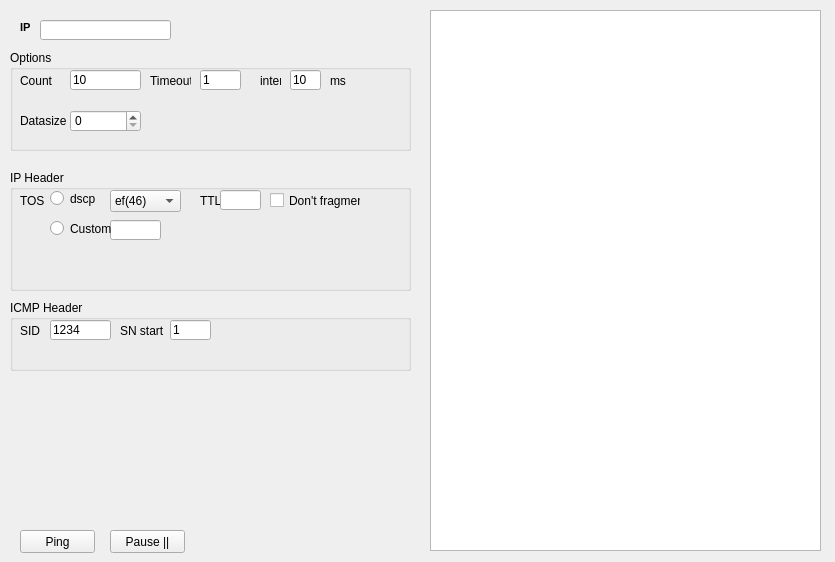
<?xml version="1.0" encoding="UTF-8"?>
<ui version="4.0">
 <class>MainWindow</class>
 <widget class="QMainWindow" name="MainWindow">
  <property name="geometry">
   <rect>
    <x>0</x>
    <y>0</y>
    <width>835</width>
    <height>562</height>
   </rect>
  </property>
  <property name="minimumSize">
   <size>
    <width>835</width>
    <height>562</height>
   </size>
  </property>
  <property name="maximumSize">
   <size>
    <width>835</width>
    <height>562</height>
   </size>
  </property>
  <property name="font">
   <font>
    <weight>50</weight>
    <italic>false</italic>
    <bold>false</bold>
    <underline>false</underline>
   </font>
  </property>
  <property name="windowTitle">
   <string>GEPinger</string>
  </property>
  <widget class="QWidget" name="centralWidget">
   <widget class="QLineEdit" name="ipAddr">
    <property name="geometry">
     <rect>
      <x>40</x>
      <y>20</y>
      <width>131</width>
      <height>20</height>
     </rect>
    </property>
   </widget>
   <widget class="QLabel" name="label">
    <property name="geometry">
     <rect>
      <x>20</x>
      <y>20</y>
      <width>21</width>
      <height>16</height>
     </rect>
    </property>
    <property name="text">
     <string>&lt;!DOCTYPE HTML PUBLIC &quot;-//W3C//DTD HTML 4.0//EN&quot; &quot;http://www.w3.org/TR/REC-html40/strict.dtd&quot;&gt;
&lt;html&gt;&lt;head&gt;&lt;meta name=&quot;qrichtext&quot; content=&quot;1&quot; /&gt;&lt;style type=&quot;text/css&quot;&gt;
p, li { white-space: pre-wrap; }
&lt;/style&gt;&lt;/head&gt;&lt;body style=&quot; font-family:'MS Shell Dlg 2'; font-size:8.25pt; font-weight:400; font-style:normal;&quot;&gt;
&lt;p style=&quot; margin-top:0px; margin-bottom:0px; margin-left:0px; margin-right:0px; -qt-block-indent:0; text-indent:0px;&quot;&gt;&lt;span style=&quot; font-size:8pt; font-weight:600;&quot;&gt;IP&lt;/span&gt;&lt;/p&gt;&lt;/body&gt;&lt;/html&gt;</string>
    </property>
   </widget>
   <widget class="QPushButton" name="ping">
    <property name="geometry">
     <rect>
      <x>20</x>
      <y>530</y>
      <width>75</width>
      <height>23</height>
     </rect>
    </property>
    <property name="text">
     <string>Ping</string>
    </property>
   </widget>
   <widget class="QGroupBox" name="groupBox">
    <property name="geometry">
     <rect>
      <x>10</x>
      <y>170</y>
      <width>401</width>
      <height>121</height>
     </rect>
    </property>
    <property name="title">
     <string>IP Header</string>
    </property>
    <widget class="QLineEdit" name="ipTos">
     <property name="geometry">
      <rect>
       <x>100</x>
       <y>50</y>
       <width>51</width>
       <height>20</height>
      </rect>
     </property>
    </widget>
    <widget class="QLabel" name="label_2">
     <property name="geometry">
      <rect>
       <x>10</x>
       <y>20</y>
       <width>31</width>
       <height>21</height>
      </rect>
     </property>
     <property name="text">
      <string>TOS</string>
     </property>
    </widget>
    <widget class="QLabel" name="label_8">
     <property name="geometry">
      <rect>
       <x>190</x>
       <y>20</y>
       <width>21</width>
       <height>21</height>
      </rect>
     </property>
     <property name="text">
      <string>TTL</string>
     </property>
    </widget>
    <widget class="QLineEdit" name="ipTtl">
     <property name="geometry">
      <rect>
       <x>210</x>
       <y>20</y>
       <width>41</width>
       <height>20</height>
      </rect>
     </property>
    </widget>
    <widget class="QCheckBox" name="checkBox">
     <property name="geometry">
      <rect>
       <x>260</x>
       <y>20</y>
       <width>91</width>
       <height>21</height>
      </rect>
     </property>
     <property name="text">
      <string>Don't fragment</string>
     </property>
    </widget>
    <widget class="QComboBox" name="dscpBox">
     <property name="geometry">
      <rect>
       <x>100</x>
       <y>20</y>
       <width>71</width>
       <height>22</height>
      </rect>
     </property>
     <item>
      <property name="text">
       <string>ef(46)</string>
      </property>
     </item>
     <item>
      <property name="text">
       <string>cs0(0)</string>
      </property>
     </item>
     <item>
      <property name="text">
       <string>cs1(8)</string>
      </property>
     </item>
     <item>
      <property name="text">
       <string>af11(10)</string>
      </property>
     </item>
     <item>
      <property name="text">
       <string>af12(12)</string>
      </property>
     </item>
     <item>
      <property name="text">
       <string>af13(14)</string>
      </property>
     </item>
     <item>
      <property name="text">
       <string>cs2(16)</string>
      </property>
     </item>
     <item>
      <property name="text">
       <string>af21(18)</string>
      </property>
     </item>
     <item>
      <property name="text">
       <string>af22(20)</string>
      </property>
     </item>
     <item>
      <property name="text">
       <string>af23(22)</string>
      </property>
     </item>
     <item>
      <property name="text">
       <string>cs3(24)</string>
      </property>
     </item>
     <item>
      <property name="text">
       <string>af31(26)</string>
      </property>
     </item>
     <item>
      <property name="text">
       <string>af32(28)</string>
      </property>
     </item>
     <item>
      <property name="text">
       <string>af33(30)</string>
      </property>
     </item>
     <item>
      <property name="text">
       <string>cs4(32)</string>
      </property>
     </item>
     <item>
      <property name="text">
       <string>af41(34)</string>
      </property>
     </item>
     <item>
      <property name="text">
       <string>af42(36)</string>
      </property>
     </item>
     <item>
      <property name="text">
       <string>af43(38)</string>
      </property>
     </item>
     <item>
      <property name="text">
       <string>cs5(40)</string>
      </property>
     </item>
     <item>
      <property name="text">
       <string>cs6(48)</string>
      </property>
     </item>
     <item>
      <property name="text">
       <string>cs7(56)</string>
      </property>
     </item>
    </widget>
    <widget class="QRadioButton" name="tos_dscp">
     <property name="geometry">
      <rect>
       <x>40</x>
       <y>20</y>
       <width>51</width>
       <height>17</height>
      </rect>
     </property>
     <property name="text">
      <string>dscp</string>
     </property>
    </widget>
    <widget class="QRadioButton" name="tos_custom">
     <property name="geometry">
      <rect>
       <x>40</x>
       <y>50</y>
       <width>61</width>
       <height>17</height>
      </rect>
     </property>
     <property name="text">
      <string>Custom</string>
     </property>
    </widget>
   </widget>
   <widget class="QGroupBox" name="groupBox_2">
    <property name="geometry">
     <rect>
      <x>10</x>
      <y>300</y>
      <width>401</width>
      <height>71</height>
     </rect>
    </property>
    <property name="title">
     <string>ICMP Header</string>
    </property>
    <widget class="QLabel" name="label_9">
     <property name="geometry">
      <rect>
       <x>10</x>
       <y>20</y>
       <width>31</width>
       <height>21</height>
      </rect>
     </property>
     <property name="text">
      <string>SID</string>
     </property>
    </widget>
    <widget class="QLineEdit" name="sid">
     <property name="geometry">
      <rect>
       <x>40</x>
       <y>20</y>
       <width>61</width>
       <height>20</height>
      </rect>
     </property>
     <property name="text">
      <string>1234</string>
     </property>
    </widget>
    <widget class="QLabel" name="label_10">
     <property name="geometry">
      <rect>
       <x>110</x>
       <y>20</y>
       <width>46</width>
       <height>21</height>
      </rect>
     </property>
     <property name="text">
      <string>SN start</string>
     </property>
    </widget>
    <widget class="QLineEdit" name="sn">
     <property name="geometry">
      <rect>
       <x>160</x>
       <y>20</y>
       <width>41</width>
       <height>20</height>
      </rect>
     </property>
     <property name="text">
      <string>1</string>
     </property>
    </widget>
   </widget>
   <widget class="QGroupBox" name="groupBox_3">
    <property name="geometry">
     <rect>
      <x>10</x>
      <y>50</y>
      <width>401</width>
      <height>101</height>
     </rect>
    </property>
    <property name="title">
     <string>Options</string>
    </property>
    <widget class="QLabel" name="label_3">
     <property name="geometry">
      <rect>
       <x>10</x>
       <y>20</y>
       <width>51</width>
       <height>21</height>
      </rect>
     </property>
     <property name="text">
      <string>Count</string>
     </property>
    </widget>
    <widget class="QLineEdit" name="count">
     <property name="geometry">
      <rect>
       <x>60</x>
       <y>20</y>
       <width>71</width>
       <height>20</height>
      </rect>
     </property>
     <property name="text">
      <string>10</string>
     </property>
    </widget>
    <widget class="QLabel" name="label_4">
     <property name="geometry">
      <rect>
       <x>140</x>
       <y>20</y>
       <width>41</width>
       <height>21</height>
      </rect>
     </property>
     <property name="text">
      <string>Timeout</string>
     </property>
    </widget>
    <widget class="QLineEdit" name="timeout">
     <property name="geometry">
      <rect>
       <x>190</x>
       <y>20</y>
       <width>41</width>
       <height>20</height>
      </rect>
     </property>
     <property name="text">
      <string>1</string>
     </property>
    </widget>
    <widget class="QLabel" name="label_5">
     <property name="geometry">
      <rect>
       <x>250</x>
       <y>20</y>
       <width>21</width>
       <height>21</height>
      </rect>
     </property>
     <property name="text">
      <string>inter</string>
     </property>
    </widget>
    <widget class="QLineEdit" name="inter">
     <property name="geometry">
      <rect>
       <x>280</x>
       <y>20</y>
       <width>31</width>
       <height>20</height>
      </rect>
     </property>
     <property name="text">
      <string>10</string>
     </property>
    </widget>
    <widget class="QLabel" name="label_7">
     <property name="geometry">
      <rect>
       <x>320</x>
       <y>20</y>
       <width>31</width>
       <height>21</height>
      </rect>
     </property>
     <property name="text">
      <string>ms</string>
     </property>
    </widget>
    <widget class="QSpinBox" name="datasize">
     <property name="geometry">
      <rect>
       <x>60</x>
       <y>60</y>
       <width>71</width>
       <height>22</height>
      </rect>
     </property>
    </widget>
    <widget class="QLabel" name="label_11">
     <property name="geometry">
      <rect>
       <x>10</x>
       <y>60</y>
       <width>46</width>
       <height>21</height>
      </rect>
     </property>
     <property name="text">
      <string>Datasize</string>
     </property>
    </widget>
   </widget>
   <widget class="QListWidget" name="Output">
    <property name="geometry">
     <rect>
      <x>430</x>
      <y>10</y>
      <width>391</width>
      <height>541</height>
     </rect>
    </property>
    <property name="selectionMode">
     <enum>QAbstractItemView::ExtendedSelection</enum>
    </property>
    <property name="selectionBehavior">
     <enum>QAbstractItemView::SelectItems</enum>
    </property>
   </widget>
   <widget class="QPushButton" name="pause">
    <property name="geometry">
     <rect>
      <x>110</x>
      <y>530</y>
      <width>75</width>
      <height>23</height>
     </rect>
    </property>
    <property name="text">
     <string>Pause ||</string>
    </property>
   </widget>
  </widget>
 </widget>
 <layoutdefault spacing="6" margin="11"/>
 <tabstops>
  <tabstop>ipAddr</tabstop>
  <tabstop>count</tabstop>
  <tabstop>timeout</tabstop>
  <tabstop>inter</tabstop>
  <tabstop>datasize</tabstop>
  <tabstop>ipTos</tabstop>
  <tabstop>ipTtl</tabstop>
  <tabstop>checkBox</tabstop>
  <tabstop>sid</tabstop>
  <tabstop>sn</tabstop>
  <tabstop>ping</tabstop>
  <tabstop>pause</tabstop>
  <tabstop>Output</tabstop>
 </tabstops>
 <resources/>
 <connections>
  <connection>
   <sender>ping</sender>
   <signal>clicked()</signal>
   <receiver>MainWindow</receiver>
   <slot>on_click()</slot>
   <hints>
    <hint type="sourcelabel">
     <x>90</x>
     <y>241</y>
    </hint>
    <hint type="destinationlabel">
     <x>201</x>
     <y>205</y>
    </hint>
   </hints>
  </connection>
  <connection>
   <sender>ipAddr</sender>
   <signal>returnPressed()</signal>
   <receiver>MainWindow</receiver>
   <slot>on_click()</slot>
   <hints>
    <hint type="sourcelabel">
     <x>108</x>
     <y>30</y>
    </hint>
    <hint type="destinationlabel">
     <x>335</x>
     <y>38</y>
    </hint>
   </hints>
  </connection>
  <connection>
   <sender>pause</sender>
   <signal>clicked()</signal>
   <receiver>MainWindow</receiver>
   <slot>pause_click()</slot>
   <hints>
    <hint type="sourcelabel">
     <x>172</x>
     <y>536</y>
    </hint>
    <hint type="destinationlabel">
     <x>251</x>
     <y>460</y>
    </hint>
   </hints>
  </connection>
  <connection>
   <sender>tos_dscp</sender>
   <signal>toggled(bool)</signal>
   <receiver>MainWindow</receiver>
   <slot>radio_chg(bool)</slot>
   <hints>
    <hint type="sourcelabel">
     <x>85</x>
     <y>208</y>
    </hint>
    <hint type="destinationlabel">
     <x>417</x>
     <y>280</y>
    </hint>
   </hints>
  </connection>
 </connections>
 <slots>
  <slot>on_click()</slot>
  <slot>pause_click()</slot>
  <slot>radio_chg(bool)</slot>
 </slots>
</ui>
